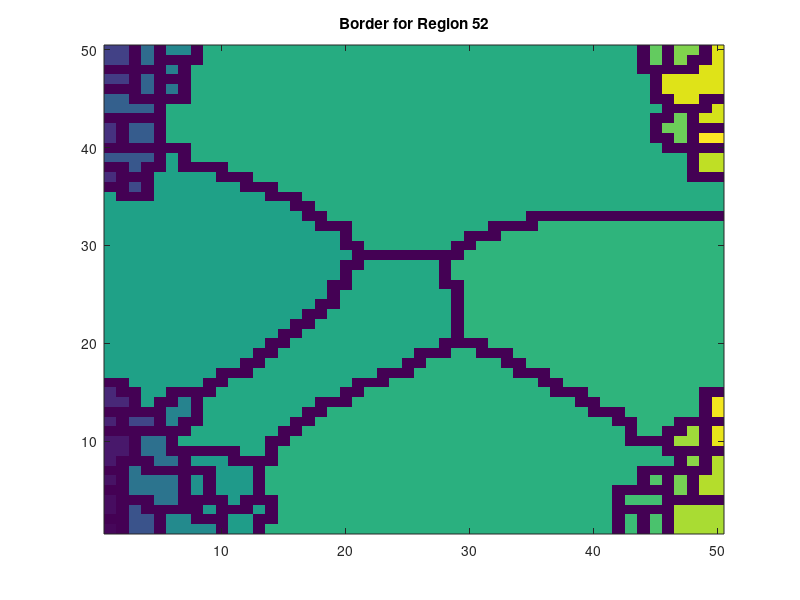

This chart was generated by the following MATLAB code:
function [rgn, rgn_lbls, Lborders, adj_list] = Ldata2graph(Ldata, exclusion_val, f_disp, ax)
% label region border pixels and determine region adjacencies.
%
% INPUTS:
%   Ldata  -- 2D matrix of labeled image data. Assumes boundaries are
%             labeled 0 as for the output of watershed.
%             defaults to abs(peaks(50))+randn(50)*.01.
%   exclusion_val -- value of
%   f_disp -- flag indicator whether to plot.
%             defaults to false, unless using default Ldata.
% OUTPUTS:
%   rgn         -- 1D cell array of vector lists of linear idx of all pixels for each region.
%   rgn_lbls    -- vector of region labels.
%   Lborders    -- 1D cell array of vector lists of linear idx of border pixels for each region.
%   adj_list       -- two-column matrix of region adjacencies.
%                  each row contains region lables of two adjacent regions.
%
%   Copyright 2022 Prerau Lab - http://www.sleepEEG.org
%   This work is licensed under a Creative Commons Attribution-NonCommercial-ShareAlike 4.0 International License.
%   (http://creativecommons.org/licenses/by-nc-sa/4.0/)
%      
%   Please provide the following citation for all use:
%       Patrick A Stokes, Preetish Rath, Thomas Possidente, Mingjian He, Shaun Purcell, Dara S Manoach, 
%       Robert Stickgold, Michael J Prerau, Transient Oscillation Dynamics During Sleep Provide a Robust Basis 
%       for Electroencephalographic Phenotyping and Biomarker Identification, 
%       Sleep, 2022;, zsac223, https://doi.org/10.1093/sleep/zsac223
%
%**********************************************************************

%*************************
% Handle variable inputs *
%*************************
if nargin < 4
    ax = [];
end
if nargin < 3
    f_disp = [];
end
if nargin < 2
    exclusion_val = [];
end
if nargin < 1
    Ldata = [];
end

%************************
% Set default arguments *
%************************
if isempty(f_disp)
    f_disp = 0;
end
if isempty(Ldata)
    N = 50;
    I = abs(peaks(N))+randn(N)*.01;
    Ldata = watershed(-I);
    f_disp = 1;
end
if f_disp > 0 && isempty(ax)
    fh = figure;
    ax = axes(fh);
    imagesc(ax,Ldata);
    axis(ax,'xy');
    axis(ax,'tight');
end

%***********************
% Initialize variables *
%***********************
% Data image size
[num_rows,num_cols] = size(Ldata);

% Determine region labels
Ldata = double(Ldata);

% Convolution matrix to get border
H_border = [1 1 1; 1 -8 1; 1 1 1];

% Convolution matrix for dilation to get neighbors. Same as strel3.Neighborhood
H_dilate = [1   1   1   1   1; ...
    1   1   1   1   1; ...
    1   1   1   1   1; ...
    1   1   1   1   1; ...
    1   1   1   1   1];

%*******************************************************************
% For each region, determine border pixels and neighboring regions *
%*******************************************************************
region_props = regionprops(Ldata,'PixelIdxList','Area');

% If exclusion_val, remove empty regions
if ~isempty(exclusion_val)
    good_regions = cat(1,region_props.Area) > 0;
    % Last region contains all excluded regions, so ignore
    good_regions(end) = 0;
    region_props = region_props(good_regions);
end

% Get region label of first pixel in each region
rgn_lbls = Ldata(cellfun(@(x)x(1),{region_props.PixelIdxList}));

num_rgns = length(rgn_lbls);

% Create a cell for the number of regions
rgn = cell(1,num_rgns);
Lborders = cell(1,num_rgns);
nbr_matrs = cell(1,num_rgns);

for ii = 1:num_rgns
    curr_rgn_lbl = rgn_lbls(ii);

    % Get linear indices of current region pixels
    % curr_rgn_img = (Ldata == curr_rgn_lbl);
    % rgn{ii} = find(curr_rgn_img);
    rgn{ii} = region_props(ii).PixelIdxList;

    % Convert to row and column coordinates of region pixels
    [i_full,j_full] = ind2sub([num_rows,num_cols],rgn{ii});

    %**********************************************
    % Convert to subimage for faster computations *
    %**********************************************
    % Size of padding around current region
    im_buffer = 3;

    % Get the bounds of the selected pixels
    i_min = max(min(i_full)-im_buffer,1);
    i_max = min(max(i_full)+im_buffer,num_rows);

    j_min = max(min(j_full)-im_buffer,1);
    j_max = min(max(j_full)+im_buffer,num_cols);

    % Extract the sub_image
    % sub_img = curr_rgn_img(i_min:i_max,j_min:j_max);
    sub_Ldata = Ldata(i_min:i_max,j_min:j_max);
    sub_img = sub_Ldata==curr_rgn_lbl;

    %**********************************
    % Determine current border pixels *
    %**********************************
    % Filter the subimage to get border
    sub_border = find(conv2(double(sub_img),H_border,'same')>0);

    % Convert linear indices of border to coords in subimage
    [i_sub,j_sub] = ind2sub(size(sub_img),sub_border);

    % Convert from sub_image coords to back to the original coords
    i_full = i_sub+i_min-1;
    j_full = j_sub+j_min-1;

    % Convert to linear indicies
    Lborders{ii} = sub2ind([num_rows num_cols],i_full,j_full);

    %******************************
    % Determine current neighbors *
    %******************************
    % Filter the subimage to dilate the region by two pixels.
    % Actually need strel3 to grow by 2.
    msk3 = conv2(double(sub_img),H_dilate,'same')>0;

    % Remove orginal region and borders from dilation
    msk3(sub_img | sub_Ldata == 0) = false;

    % Retrieve the list of neighbors
    nbr_rgns = unique(sub_Ldata(msk3));
    nbr_rgns = setdiff(nbr_rgns, [0, exclusion_val]);

    % Form submatrix of current neighbors list
    nbr_matrs{ii} = [curr_rgn_lbl*ones(length(nbr_rgns),1), nbr_rgns];

end

%****************************************************
% Form adjacency matrix by appending neighbor lists *
%****************************************************
adj_list = [];
if num_rgns>1
    %Create 2xN adjacency matrix
    adj_list = cat(1,nbr_matrs{:});

    %Reduce to non-digraph
    adj_list = unique(sort(adj_list,2),'rows');
    %Amatr = unique(Amatr,'rows'); %keep as digraph
end

%****************************************
% Include border pixels in region lists *
%****************************************
for ii = 1:num_rgns
    rgn{ii} = unique([rgn{ii}; Lborders{ii}]);
end

%*******************************************
% Show image. Sequentially display borders *
%*******************************************
if f_disp > 0
    hold on;
    for ii = 1:length(Lborders)
        [tmp_row, tmp_col] = ind2sub([num_rows num_cols],Lborders{ii});
        p = plot(ax,tmp_col,tmp_row,'wo','markerfacecolor','w','markersize',3);
        title(ax,['Border for Region ' num2str(rgn_lbls(ii))]);
        pause(1);
        delete(p);
    end
end
